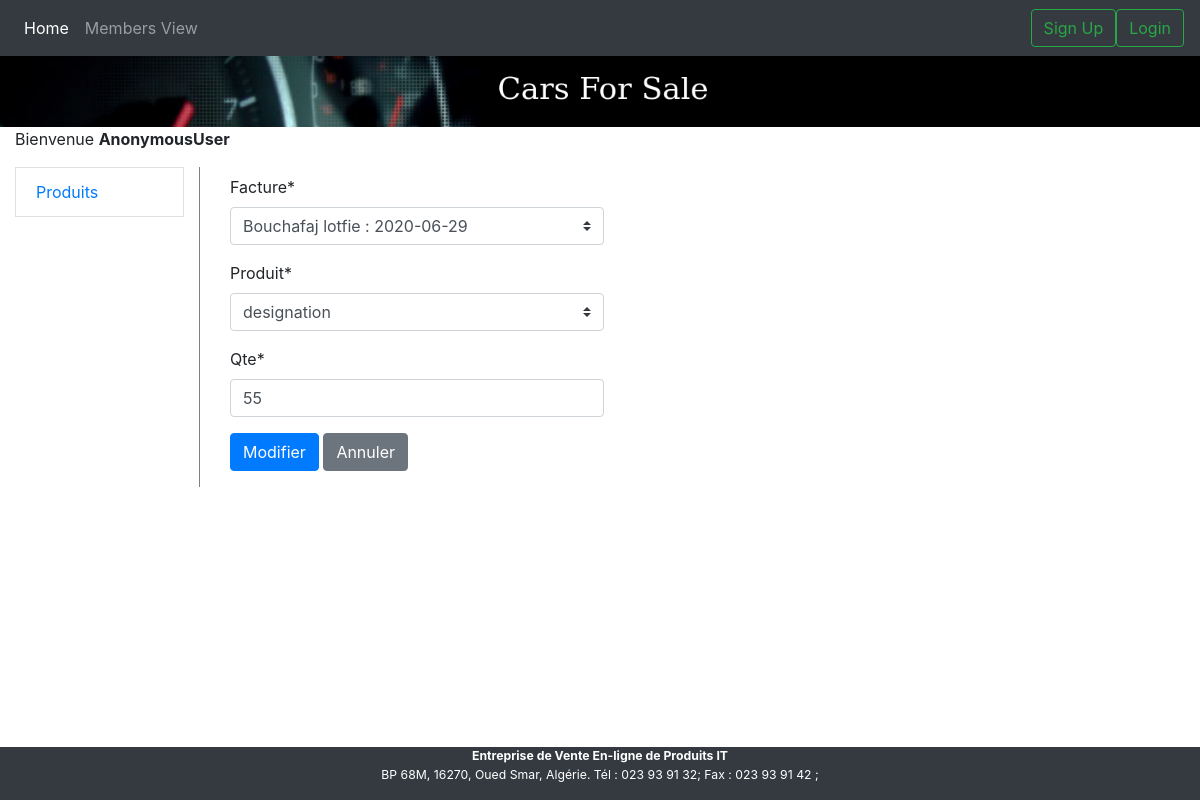
The page /bill/lignefacture_update/5/5/ on the database its author committed.
### bill/models.py (models this page shows)
class LigneFacture(models.Model):
    produit = models.ForeignKey(Produit, on_delete=models.CASCADE,related_name="lignes")
    qte = models.IntegerField(default=1)
    facture = models.ForeignKey(Facture, on_delete=models.CASCADE, related_name='lignes')
    class Meta:
        constraints = [
            models.UniqueConstraint(fields=['produit', 'facture'], name="produit-facture")
        ]

### bill/views.py (the view)
# urls.py: re_path(r'^lignefacture_update/(?P<pk>\d+)/(?P<facture_pk>\d+)/$', views.LigneFactureUpdateView.as_view(), name='lignefacture_update'),
class LigneFactureUpdateView(UpdateView):
    model = LigneFacture
    template_name = 'bill/update.html'
    fields = ['facture', 'produit', 'qte']
    def get_form(self, form_class=None):
        form = super().get_form(form_class)
        form.helper = FormHelper()
        form.fields['facture']=forms.ModelChoiceField(queryset=Facture.objects.filter(id=self.kwargs.get('facture_pk')), initial=0)
        form.helper.add_input(Submit('submit','Modifier', css_class='btn-primary'))
        form.helper.add_input(Button('cancel', 'Annuler', css_class='btn-secondary', onclick="window.history.back()"))
        self.success_url = reverse('facture_table_detail', kwargs={'pk':self.kwargs.get('facture_pk')})
        return form

### bill/models.py (called while the page is built)
    def __str__(self):
        return self.nom + ' ' + self.prenom

    def __str__(self):
        return self.designation

    def __str__(self):
        return str(self.client)+' : '+ str(self.date)

### bill/templates/bill/update.html (shortened to what this page needs)
{% extends 'bill/base.html' %}
{% load bootstrap4 django_tables2 crispy_forms_tags %}
{% block content%}
<div class="col-lg-5">
{% crispy form %}
</div>
{% endblock %}

### rows shown on the page
LigneFacture: facture "Bouchafaj lotfie : 2020-06-29", produit "designation", qte "55"

### other values the page prints
{{ user }} "AnonymousUser"
